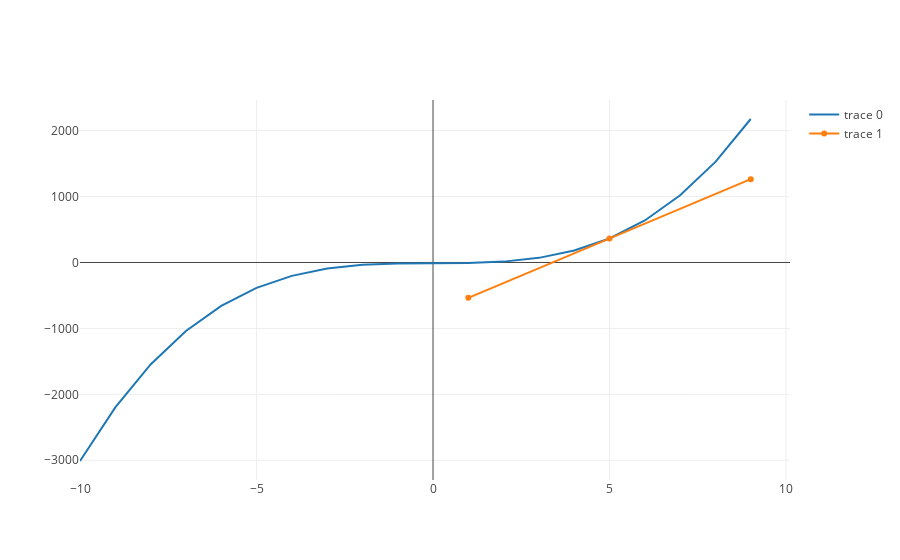

The notebook cell saved with this chart:
### Code cell
plot([polynomial_trace, tangent_at_five_trace])

### Figure 1 — Plotly figure (JSON) as saved in the notebook; plotly's stock layout.template omitted (floating-point values rounded to 4 significant figures)
{"data": [{"x": [-10, -9, -8, -7, -6, -5, -4, -3, -2, -1, 0, 1, 2, 3, 4, 5, 6, 7, 8, 9], "y": [-3011, -2198, -1547, -1040, -659, -386, -203, -92, -35, -14, -11, -8, 13, 70, 181, 364, 637, 1018, 1525, 2176]}, {"x": [1, 5, 9], "y": [-536, 364, 1264]}], "layout": {}}
